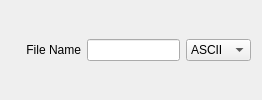
<?xml version="1.0" encoding="UTF-8"?>
<ui version="4.0">
 <class>UsdExportFileRollup</class>
 <widget class="QWidget" name="UsdExportFileRollup">
  <property name="windowTitle">
   <string>File</string>
  </property>
  <layout class="QHBoxLayout" name="horizontalLayout" stretch="3,4,2">
   <item>
    <widget class="QLabel" name="FileNameLabel">
     <property name="toolTip">
      <string>File name defined in the Export Path</string>
     </property>
     <property name="text">
      <string>File Name</string>
     </property>
     <property name="alignment">
      <set>Qt::AlignRight|Qt::AlignTrailing|Qt::AlignVCenter</set>
     </property>
    </widget>
   </item>
   <item>
    <widget class="QLineEdit" name="FileNameLineEdit">
     <property name="readOnly">
      <bool>true</bool>
     </property>
    </widget>
   </item>
   <item>
    <widget class="QComboBox" name="FileFormatComboBox">
     <property name="toolTip">
      <string>The output format for your USD export.&lt;br&gt;Available formats are determined by the previously selected extension. For .usd, you can select Binary or ASCII.&lt;br&gt;&lt;strong&gt;Binary (.usd, .usdc)&lt;/strong&gt;: optimized for machine readability.&lt;br&gt;&lt;strong&gt;ASCII (.usd, .usda)&lt;/strong&gt;: optimized for human readability.</string>
     </property>
     <item>
      <property name="text">
       <string>ASCII</string>
      </property>
     </item>
     <item>
      <property name="text">
       <string>Binary</string>
      </property>
     </item>
    </widget>
   </item>
  </layout>
 </widget>
 <resources/>
 <connections/>
</ui>
